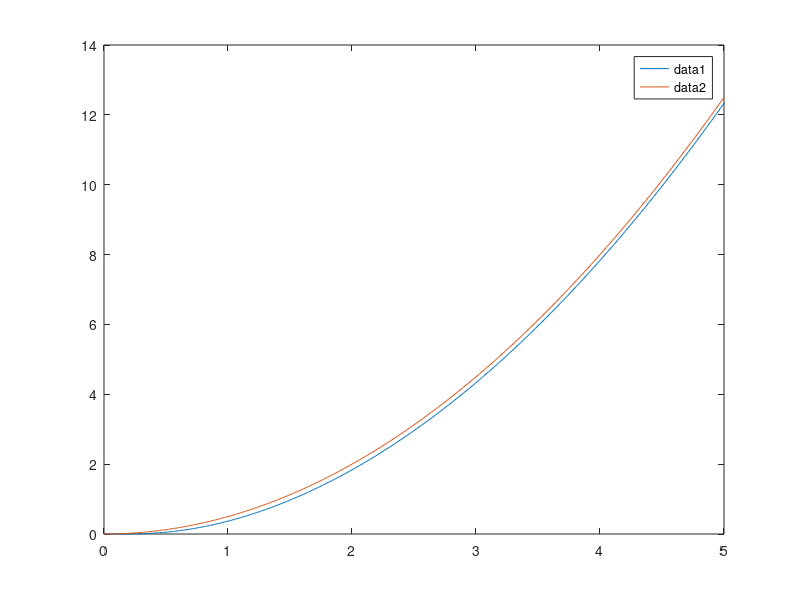

Recreate this plot in MATLAB.
G=tf([75.81*22 75.81*28.5], [1 28.5 361 75.81*22 75.81*28.5]);
t=0:0.01:5;
u=t.^2/2;
y=lsim(G,u,t)
plot(t,y)
hold on
plot(t,u)
legend("show")